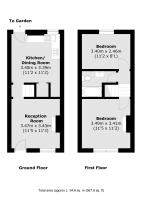
#> input picture Rightmove Page Reader/rightmove_example_files/84818_33736495_FLP_00_0000_max_296x197.jpeg, 142 x 197 px
$ python -i epc_image_preprocessing.py   (imports and definitions only)
#> lines starting #> are read from the running program, lines starting #| are printed output that depends on the picture; after the words box and inside, x2 and y2 are one past the last pixel; in counts of white or black regions, pixels touching at a corner belong together
#> further down, picture is the input picture: shape (197, 142, 3); min 0, max 255, mean 213.1
import cv2
import numpy as np

def to_grayscale(image: np.ndarray) -> np.ndarray:
    return cv2.cvtColor(image, cv2.COLOR_BGR2GRAY)

def enhance_contrast(image: np.ndarray) -> np.ndarray:
    clahe = cv2.createCLAHE(clipLimit=2.0, tileGridSize=(8, 8))
    return clahe.apply(image)
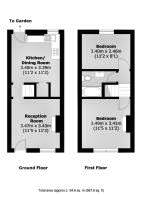
#> returned value: shape (197, 142); min 2, max 255, mean 206.9

def brighten_image(image: np.ndarray, alpha: float = 1.2, beta: int = 30) -> np.ndarray:
#> called with alpha = 1.2, beta = 30
    return cv2.convertScaleAbs(image, alpha=alpha, beta=beta)
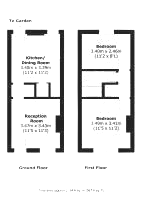
#> returned value: shape (197, 142); min 32, max 255, mean 228.3

def binarize_image(image: np.ndarray) -> np.ndarray:
    return cv2.threshold(image, 0, 255, cv2.THRESH_BINARY + cv2.THRESH_OTSU)[1]

def remove_noise(image: np.ndarray) -> np.ndarray:
    return cv2.fastNlMeansDenoising(image, None, h=30)
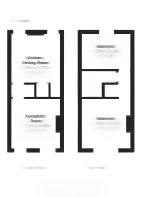
#> returned value: shape (197, 142); min 32, max 255, mean 229.4

def preprocess_image(image: np.ndarray) -> np.ndarray:
    gray = to_grayscale(image)
    contrast = enhance_contrast(gray)
    bright = brighten_image(contrast)
    denoised = remove_noise(bright)
    binary = binarize_image(denoised)
#> in binarize_image, `return cv2.threshold(image, 0, 255, cv2.THRESH_BINARY + cv2.THRESH_OTS..`:
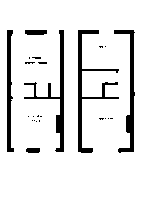
#> returned value: shape (197, 142); 89.2% white; 24 black regions (18 under 20 px), largest, box (x1, y1, x2, y2) and area: (78, 30, 119, 153) 837, (24, 30, 64, 152) 746, (114, 30, 135, 153) 676, (7, 30, 14, 152) 519, (25, 30, 47, 35) 105, (26, 148, 40, 153) 66
    return binary

def preserve_white_only(image: np.ndarray) -> np.ndarray:
    # Ensure RGB
    if len(image.shape) == 2:
        image = cv2.cvtColor(image, cv2.COLOR_GRAY2BGR)

    # Threshold for "white-ish"
    lower_white = np.array([200, 200, 200], dtype=np.uint8)
    upper_white = np.array([255, 255, 255], dtype=np.uint8)

    # Mask white pixels
    mask = cv2.inRange(image, lower_white, upper_white)

    # Create binary output: white stays, everything else becomes black
    output = np.zeros_like(mask)
    output[mask > 0] = 255

    return output

>>> import cv2
>>> picture = cv2.imread('../../Rightmove Page Reader/rightmove_example_files/84818_33736495_FLP_00_0000_max_296x197.jpeg')
>>> result = preprocess_image(picture)
